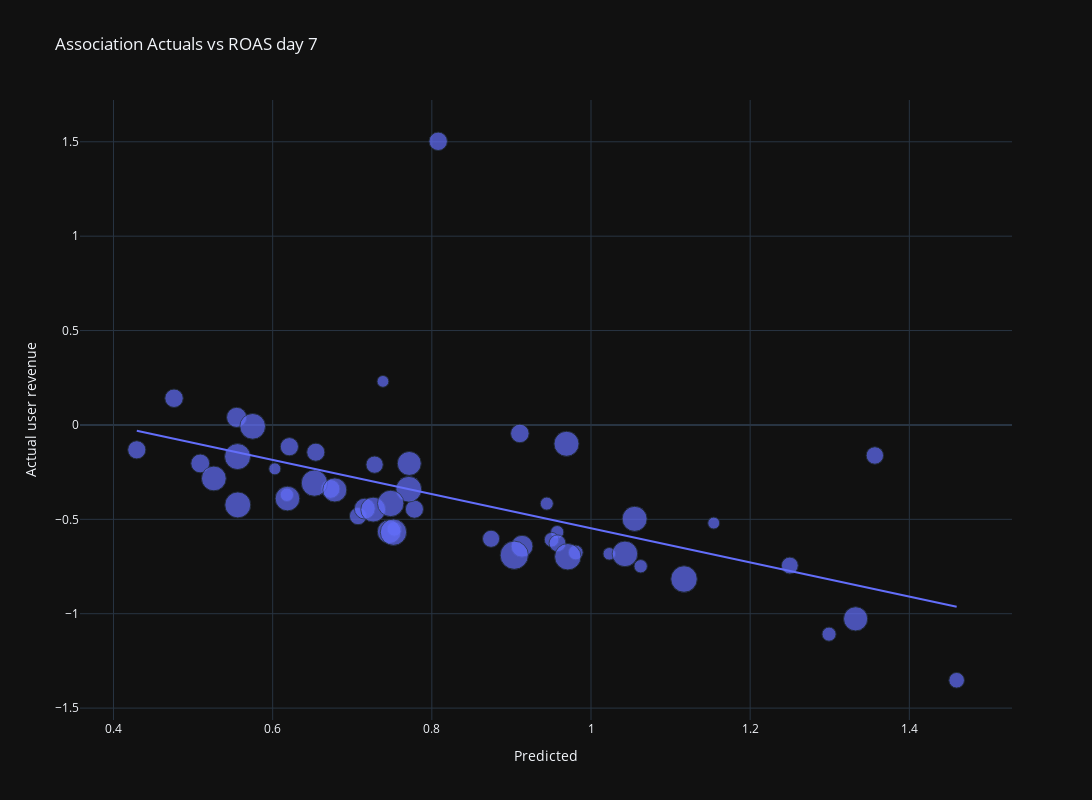

Here is the notebook cell this chart was saved with:
### Code cell
import plotly.express as px

# Assuming reset_df is your DataFrame
pdf = pd.DataFrame({'y_test': agg_df_train['d7_28_increase_api'].values, 'ROAS D7': (agg_df_train['revenue_d7']/agg_df_train['cost']), 'installs': agg_df_train['te_installs']})

# Create a scatter plot with size and color based on 'installs' and 'channel'
fig = px.scatter(pdf, x='predictions', y='y_test', title='Association Actuals vs ROAS day 7', trendline='ols',
                 labels={'predictions': 'X-axis Label', 'y_test': 'Y-axis Label'},
                 template='plotly_dark',
                 hover_data=['predictions', 'y_test'],
                 size='installs'
                 )

# Customize the layout
fig.update_layout(
    width=1700,
    height=800,
    xaxis=dict(title_text='Predicted'),
    yaxis=dict(title_text='Actual user revenue'),
    legend=dict(title='Legend Title'),
    showlegend=True
)

# Show the plot
fig.show()

### Figure 1 — Plotly figure (JSON) as saved in the notebook; plotly's stock layout.template omitted (floating-point values rounded to 4 significant figures)
{"data": [{"hovertemplate": "X-axis Label=%{x}<br>Y-axis Label=%{y}<br>installs=%{marker.size}<extra></extra>", "legendgroup": "", "marker": {"color": "#636efa", "size": [2417, 2605, 2696, 2695, 2730, 2811, 2626, 2363, 1255, 1142, 1131, 1112, 1349, 1411, 1379, 1415, 1571, 1678, 1725, 1696, 1941, 2329, 2267, 2257, 2365, 2591, 2630, 2813, 3230, 3478, 3776, 4486, 4873, 5257, 5237, 4973, 5357, 5498, 5193, 5522, 6341, 5566, 5346, 4981, 4910, 4642, 4568, 4819, 4592, 5543, 5555], "sizemode": "area", "sizeref": 15.85, "symbol": "circle"}, "mode": "markers", "name": "", "orientation": "v", "showlegend": false, "type": "scatter", "x": [1.357, 0.7781, 0.808, 0.476, 0.9106, 0.509, 0.4292, 0.7073, 1.023, 0.6027, 1.154, 0.7385, 0.9444, 1.062, 0.9576, 0.6179, 1.299, 0.7529, 0.9808, 0.9505, 1.459, 0.8744, 0.9579, 1.25, 0.7281, 0.6542, 0.621, 0.6727, 0.5547, 0.7157, 0.9133, 0.7464, 0.526, 0.771, 0.5749, 1.055, 0.5559, 0.6524, 1.043, 0.7518, 0.9036, 1.117, 0.5562, 0.9692, 0.7263, 1.333, 0.7716, 0.6186, 0.6781, 0.7483, 0.9709], "xaxis": "x", "y": [-0.1617, -0.4461, 1.503, 0.1414, -0.04499, -0.204, -0.1317, -0.4829, -0.6826, -0.2326, -0.5199, 0.2307, -0.4166, -0.7486, -0.5678, -0.37, -1.108, -0.5507, -0.6756, -0.608, -1.352, -0.6031, -0.627, -0.7448, -0.2103, -0.1444, -0.1153, -0.3389, 0.0399, -0.4433, -0.6424, -0.5656, -0.2835, -0.3406, -0.007355, -0.4974, -0.1677, -0.3079, -0.683, -0.5682, -0.69, -0.8162, -0.4237, -0.0998, -0.4483, -1.027, -0.204, -0.39, -0.3444, -0.4157, -0.6982], "yaxis": "y"}, {"hovertemplate": "<b>OLS trendline</b><br>y_test = -0.90549 * predictions + 0.358246<br>R<sup>2</sup>=0.294920<br><br>X-axis Label=%{x}<br>Y-axis Label=%{y} <b>(trend)</b><extra></extra>", "legendgroup": "", "marker": {"color": "#636efa", "symbol": "circle"}, "mode": "lines", "name": "", "showlegend": false, "type": "scatter", "x": [0.4292, 0.476, 0.509, 0.526, 0.5547, 0.5559, 0.5562, 0.5749, 0.6027, 0.6179, 0.6186, 0.621, 0.6524, 0.6542, 0.6727, 0.6781, 0.7073, 0.7157, 0.7263, 0.7281, 0.7385, 0.7464, 0.7483, 0.7518, 0.7529, 0.771, 0.7716, 0.7781, 0.808, 0.8744, 0.9036, 0.9106, 0.9133, 0.9444, 0.9505, 0.9576, 0.9579, 0.9692, 0.9709, 0.9808, 1.023, 1.043, 1.055, 1.062, 1.117, 1.154, 1.25, 1.299, 1.333, 1.357, 1.459], "xaxis": "x", "y": [-0.0304, -0.07279, -0.1026, -0.1181, -0.144, -0.1451, -0.1453, -0.1623, -0.1875, -0.2012, -0.2019, -0.204, -0.2325, -0.2341, -0.2508, -0.2557, -0.2822, -0.2899, -0.2994, -0.301, -0.3105, -0.3176, -0.3193, -0.3225, -0.3235, -0.3399, -0.3404, -0.3463, -0.3734, -0.4335, -0.4599, -0.4663, -0.4688, -0.4969, -0.5024, -0.5088, -0.5091, -0.5194, -0.5209, -0.5299, -0.5681, -0.5859, -0.5969, -0.6038, -0.6531, -0.6869, -0.7735, -0.8181, -0.8484, -0.8702, -0.9633], "yaxis": "y"}], "layout": {"height": 800, "legend": {"itemsizing": "constant", "title": {"text": "Legend Title"}, "tracegroupgap": 0}, "showlegend": true, "title": {"text": "Association Actuals vs ROAS day 7"}, "width": 1700, "xaxis": {"anchor": "y", "domain": [0, 1], "title": {"text": "Predicted"}}, "yaxis": {"anchor": "x", "domain": [0, 1], "title": {"text": "Actual user revenue"}}}}
